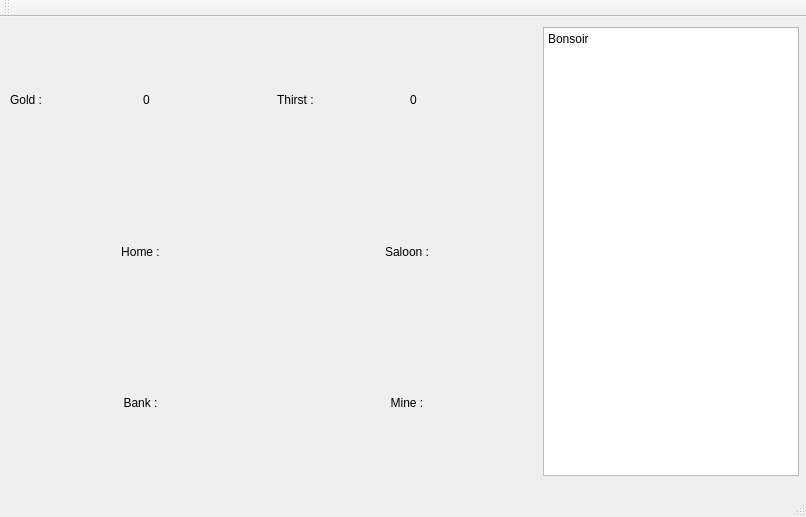
<?xml version="1.0" encoding="UTF-8"?>
<ui version="4.0">
 <class>MyClassClass</class>
 <widget class="QMainWindow" name="MyClassClass">
  <property name="geometry">
   <rect>
    <x>0</x>
    <y>0</y>
    <width>806</width>
    <height>517</height>
   </rect>
  </property>
  <property name="windowTitle">
   <string>MyClass</string>
  </property>
  <widget class="QWidget" name="centralWidget">
   <widget class="QWidget" name="horizontalLayoutWidget">
    <property name="geometry">
     <rect>
      <x>-1</x>
      <y>-1</y>
      <width>811</width>
      <height>471</height>
     </rect>
    </property>
    <layout class="QHBoxLayout" name="horizontalLayout">
     <item>
      <layout class="QVBoxLayout" name="verticalLayout">
       <item>
        <layout class="QHBoxLayout" name="horizontalLayout_4">
         <item>
          <widget class="QLabel" name="label_5">
           <property name="text">
            <string>Gold :</string>
           </property>
          </widget>
         </item>
         <item>
          <widget class="QLabel" name="label_7">
           <property name="text">
            <string>0</string>
           </property>
          </widget>
         </item>
         <item>
          <widget class="QLabel" name="label_6">
           <property name="text">
            <string>Thirst :</string>
           </property>
          </widget>
         </item>
         <item>
          <widget class="QLabel" name="label_8">
           <property name="text">
            <string>0</string>
           </property>
          </widget>
         </item>
        </layout>
       </item>
       <item>
        <layout class="QHBoxLayout" name="horizontalLayout_3">
         <item>
          <widget class="QLabel" name="label_2">
           <property name="text">
            <string>Home :</string>
           </property>
           <property name="alignment">
            <set>Qt::AlignCenter</set>
           </property>
          </widget>
         </item>
         <item>
          <widget class="QLabel" name="label_4">
           <property name="text">
            <string>Saloon :</string>
           </property>
           <property name="alignment">
            <set>Qt::AlignCenter</set>
           </property>
          </widget>
         </item>
        </layout>
       </item>
       <item>
        <layout class="QHBoxLayout" name="horizontalLayout_2">
         <item>
          <widget class="QLabel" name="label_3">
           <property name="text">
            <string>Bank :</string>
           </property>
           <property name="alignment">
            <set>Qt::AlignCenter</set>
           </property>
          </widget>
         </item>
         <item>
          <widget class="QLabel" name="label">
           <property name="text">
            <string>Mine :</string>
           </property>
           <property name="alignment">
            <set>Qt::AlignCenter</set>
           </property>
          </widget>
         </item>
        </layout>
       </item>
      </layout>
     </item>
     <item>
      <widget class="QPlainTextEdit" name="plainTextEdit">
       <property name="sizePolicy">
        <sizepolicy hsizetype="Fixed" vsizetype="Expanding">
         <horstretch>0</horstretch>
         <verstretch>0</verstretch>
        </sizepolicy>
       </property>
       <property name="plainText">
        <string>Bonsoir</string>
       </property>
      </widget>
     </item>
    </layout>
   </widget>
  </widget>
  <widget class="QMenuBar" name="menuBar">
   <property name="geometry">
    <rect>
     <x>0</x>
     <y>0</y>
     <width>806</width>
     <height>21</height>
    </rect>
   </property>
  </widget>
  <widget class="QToolBar" name="mainToolBar">
   <attribute name="toolBarArea">
    <enum>TopToolBarArea</enum>
   </attribute>
   <attribute name="toolBarBreak">
    <bool>false</bool>
   </attribute>
  </widget>
  <widget class="QStatusBar" name="statusBar"/>
 </widget>
 <layoutdefault spacing="6" margin="11"/>
 <resources>
  <include location="myclass.qrc"/>
 </resources>
 <connections/>
</ui>
